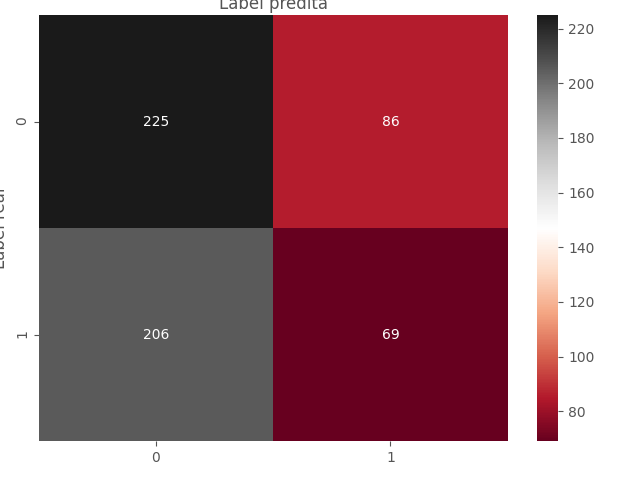

Recreate this plot in Python.
spark = SparkSession.builder.appName('classification').getOrCreate()

from pyspark.ml.feature import StringIndexer, OneHotEncoder
from pyspark.ml.feature import VectorAssembler
from pyspark.ml.classification import DecisionTreeClassifier
import numpy as np
import pandas as pd
import matplotlib.pyplot as plt
import seaborn as sns
from sklearn.metrics import confusion_matrix
plt.style.use('ggplot')

dfp = pd.read_csv('previsaodeacoes.csv')

plt.figure(figsize=(12,8))
sns.heatmap(dfp.describe()[1:].transpose(),
            annot=True,linecolor="w",
            linewidth=2,cmap=sns.color_palette("Set2"))
plt.title("Sumario")
plt.show()

cor_mat= dfp[:].corr()
mask = np.array(cor_mat)
mask[np.tril_indices_from(mask)] = False
fig=plt.gcf()
fig.set_size_inches(30,12)
sns.heatmap(data=cor_mat,mask=mask,square=True,annot=True,cbar=True)

explode = (0.1,0)  
fig1, ax1 = plt.subplots(figsize=(12,7))
ax1.pie(dfp['LABEL'].value_counts(), explode=explode,labels=['Down','Up'], autopct='%1.1f%%',
        shadow=True)

ax1.axis('igual')  
plt.tight_layout()
plt.legend()
plt.show()

plt.figure(figsize=(10,9))
sns.scatterplot(x='InterestRate',y='ExchangeRate',data=dfp,palette='Set1', hue = 'LABEL');

df = spark.read.csv('previsaodeacoes.csv', inferSchema=True, header=True)

class_indexer = StringIndexer(inputCol="LABEL", outputCol="label")

df = class_indexer.fit(df).transform(df)

def transformColumnsToNumeric(df, inputCol):
    
    inputCol_indexer = StringIndexer(inputCol = inputCol, outputCol = inputCol + "-index").fit(df)
    df = inputCol_indexer.transform(df)
    
    onehotencoder_vector = OneHotEncoder(inputCol = inputCol + "-index", outputCol = inputCol + "-vector")
    df = onehotencoder_vector.fit(df).transform(df)
    
    return df
    pass

df = transformColumnsToNumeric (df, "Open") 
df = transformColumnsToNumeric (df, "High") 
df = transformColumnsToNumeric (df, "Low") 
df = transformColumnsToNumeric (df,  "Close")
df = transformColumnsToNumeric (df, "Volume") 
df = transformColumnsToNumeric (df, "InterestRate") 
df = transformColumnsToNumeric (df, "ExchangeRate")
df = transformColumnsToNumeric (df, "VIX") 
df = transformColumnsToNumeric (df, "Gold") 
df = transformColumnsToNumeric (df, "Oil") 
df = transformColumnsToNumeric (df, "TEDSpread") 
df = transformColumnsToNumeric (df, "EFFR")  

inputCols=[
	'Open',
	'High', 
	'Low',	
	'Close',	
	'Volume',	
	'InterestRate',	
	'ExchangeRate',	
	'VIX',	
	'Gold',	
	'Oil',	
	'TEDSpread',	
	'EFFR']

df_va = VectorAssembler(inputCols = inputCols, outputCol="features")
df = df_va.transform(df)
df_transformed = df.select(['features','label'])

train_df, test_df = df_transformed.randomSplit([0.75,0.25])
model = DecisionTreeClassifier(labelCol='label')
trained_model = model.fit(train_df)

test_predictions = trained_model.transform(test_df)

test_df_count_1 = test_df.filter(test_df['label'] == 1).count()
test_df_count_0 = test_df.filter(test_df['label'] == 0).count()
test_df_count_1, test_df_count_0

cp = test_predictions.filter(
test_predictions['label'] == 1).filter(
test_predictions['prediction'] == 1).select(
['label','prediction','probability'])
print("Predições corretas: ", cp.count())
accuracy = (cp.count()) /  test_df_count_1
print(f"Acurácia: {accuracy}\n")

fp = test_predictions.filter(
test_predictions['label'] == 0).filter(
test_predictions['prediction'] == 1).select(
['label','prediction','probability'])

print("Falsos positivos: ", fp.count())

fn = test_predictions.filter(
test_predictions['label'] == 1).filter(
test_predictions['prediction'] == 0).select(
['label','prediction','probability'])

print("Falsos negativos: ", fn.count())

#atual = np.array(df.select("height", "weight", "gender").collect())
#predito = np.array(df.select("height", "weight", "gender").collect()) 

cm = confusion_matrix(test_df, test_predictions)
class_names=[0,1] 
fig, ax = plt.subplots()
tick_marks = np.arange(len(class_names))
plt.xticks(tick_marks, class_names)
plt.yticks(tick_marks, class_names)
sns.heatmap(pd.DataFrame(cm), annot=True, cmap="RdGy" ,fmt='g')
ax.xaxis.set_label_position("top")
plt.tight_layout()
plt.title('Matriz de confusão', y=1.1)
plt.ylabel('Label real')
plt.xlabel('Label predita')
